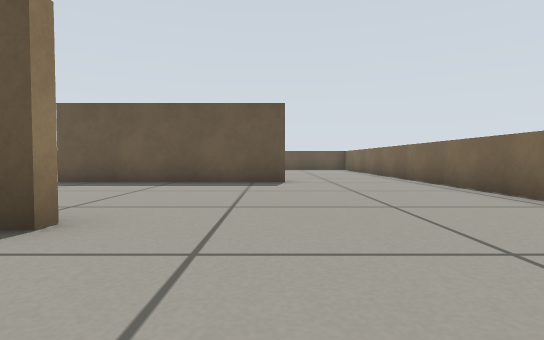
View 1 (above)

16 first-person views from a walk through a world built for the Gazebo simulator. The camera is 0.3 m above the floor, tilts 2° down and sees 80° across. The floor is counted in squares, 0.5 m on a side. Each view is taken from the middle of a square. On the plan, view 1 faces up. The plan holds only what a view shows up to about 9 squares ahead; the rest is blank.

View 2
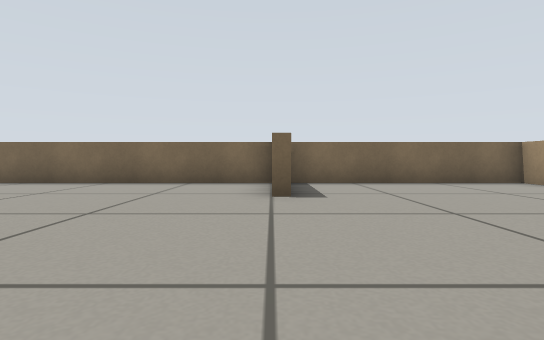

View 3
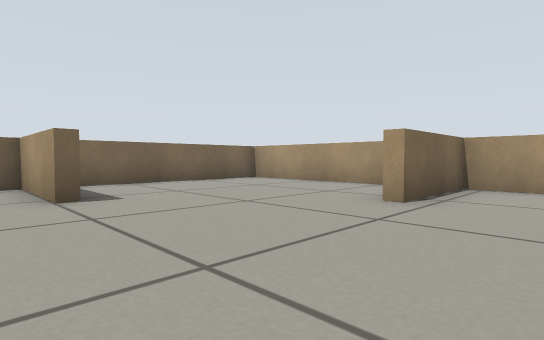

View 4
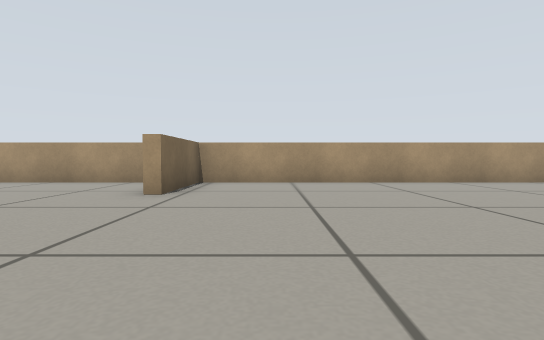

View 5
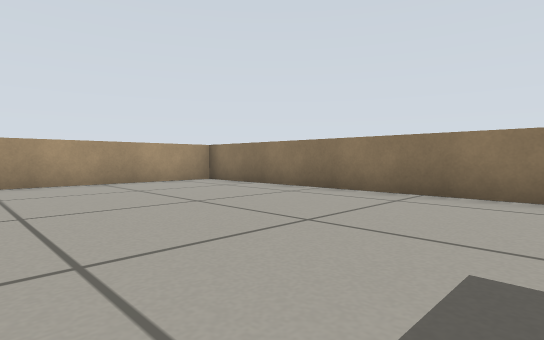

View 6
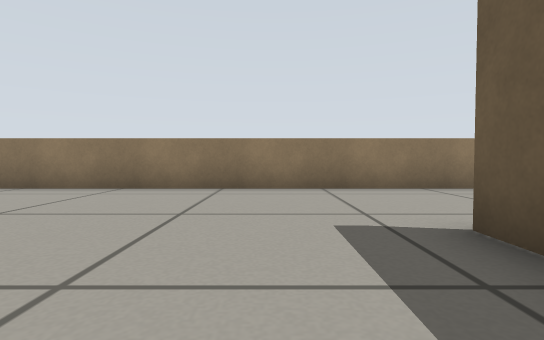

View 7
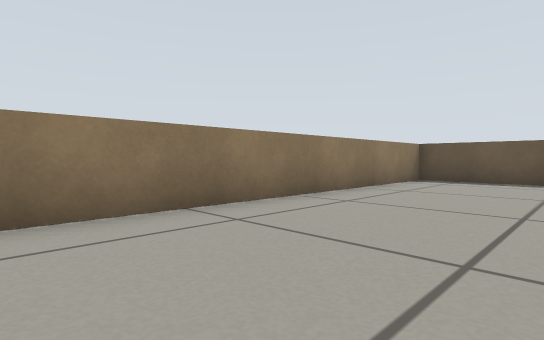

View 8
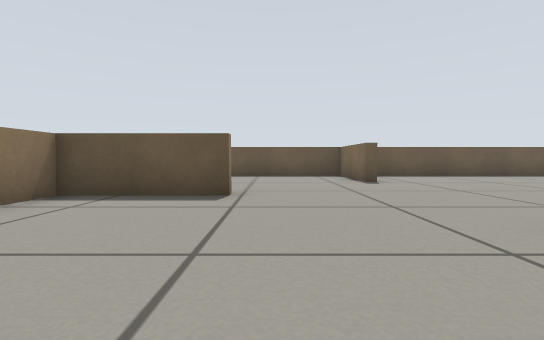

View 9
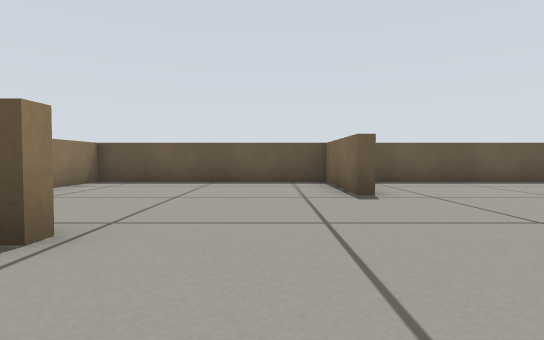

View 10
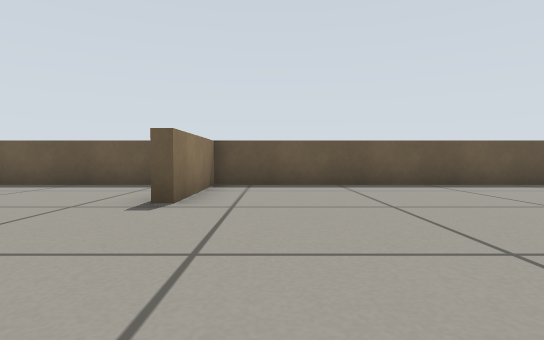

View 11
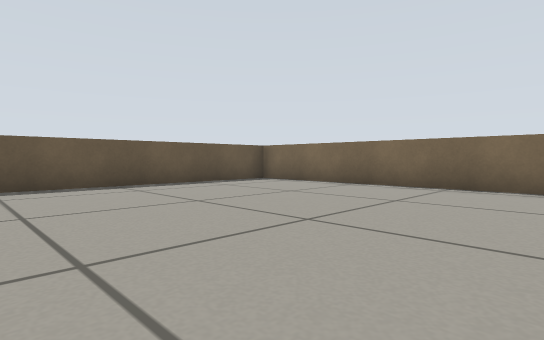

View 12
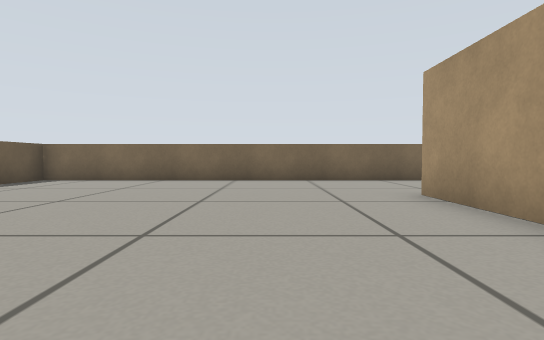

View 13
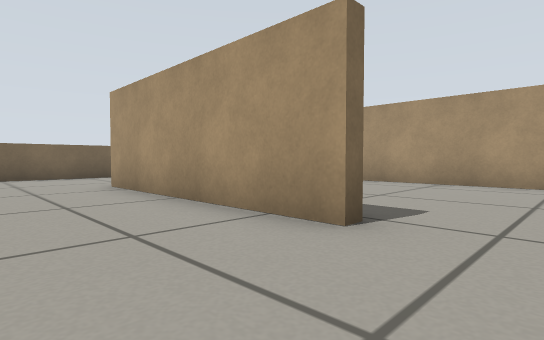

View 14
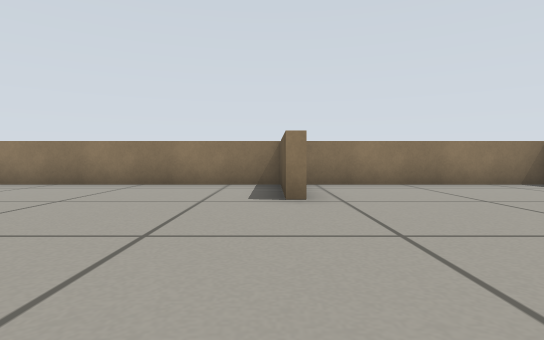

View 15
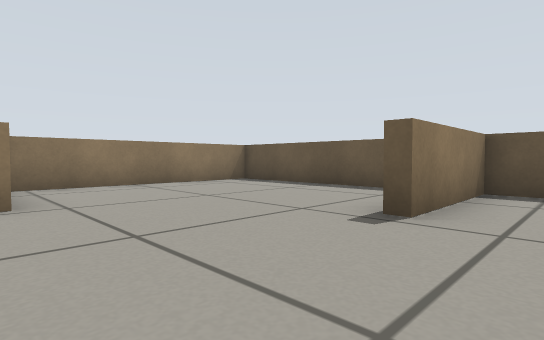

View 16
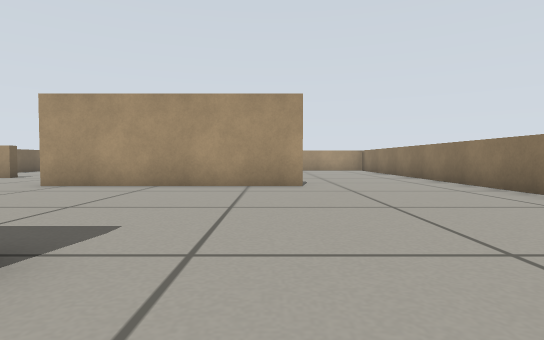

### Floor plan
Points are (right, up) in squares from view 1. A wall is a line through its corners. A room is listed if a view was taken in it or the views show most of it. See-through windows are left out.
Room 1 (views 1, 2, 3, 4, 5, 6, 7, 8, 9, 10, 11, 12, 13, 14, 15, 16)
walls: (-6.9, 2.7) (-7.7, 2.7); (-7.7, 3) (-1.9, 3); (0.4, 8.2) (-5.4, 8.2) (-5.4, 8.5) (0.4, 8.5); (-8.7, 11.6) (-8.7, 11.2) (-11.5, 11.2) (-11.5, -5.4); (1, 0) (3.9, 0) (3.9, 17.3) (-5.3, 17.3) (-5.3, 14.2); (-5.4, 14.2) (-5.4, 17.3) (-11.5, 17.3) (-11.5, 11.7); (-0.9, -6.1) (3.9, -6.1) (3.9, -0.4); (-10.9, -6.1) (-2.2, -6.1) (-2.2, -3.4) (-1.8, -3.4)

Positions as (right, up) in squares from view 1, and headings:
1: (0, 0), facing up
2: (-4, 0), facing right
3: (-4, 1), facing down-right
4: (-4, 2), facing down
5: (-6, 2), facing down-left
6: (-5, 1), facing left
7: (-8, 2), facing up-left
8: (-8, 6), facing up
9: (-7, 9), facing up
10: (-4, 10), facing up
11: (-3, 10), facing up-right
12: (-5, 11), facing right
13: (-7, 11), facing down-right
14: (-4, 11), facing left
15: (-4, 11), facing up-left
16: (-7, 10), facing down
